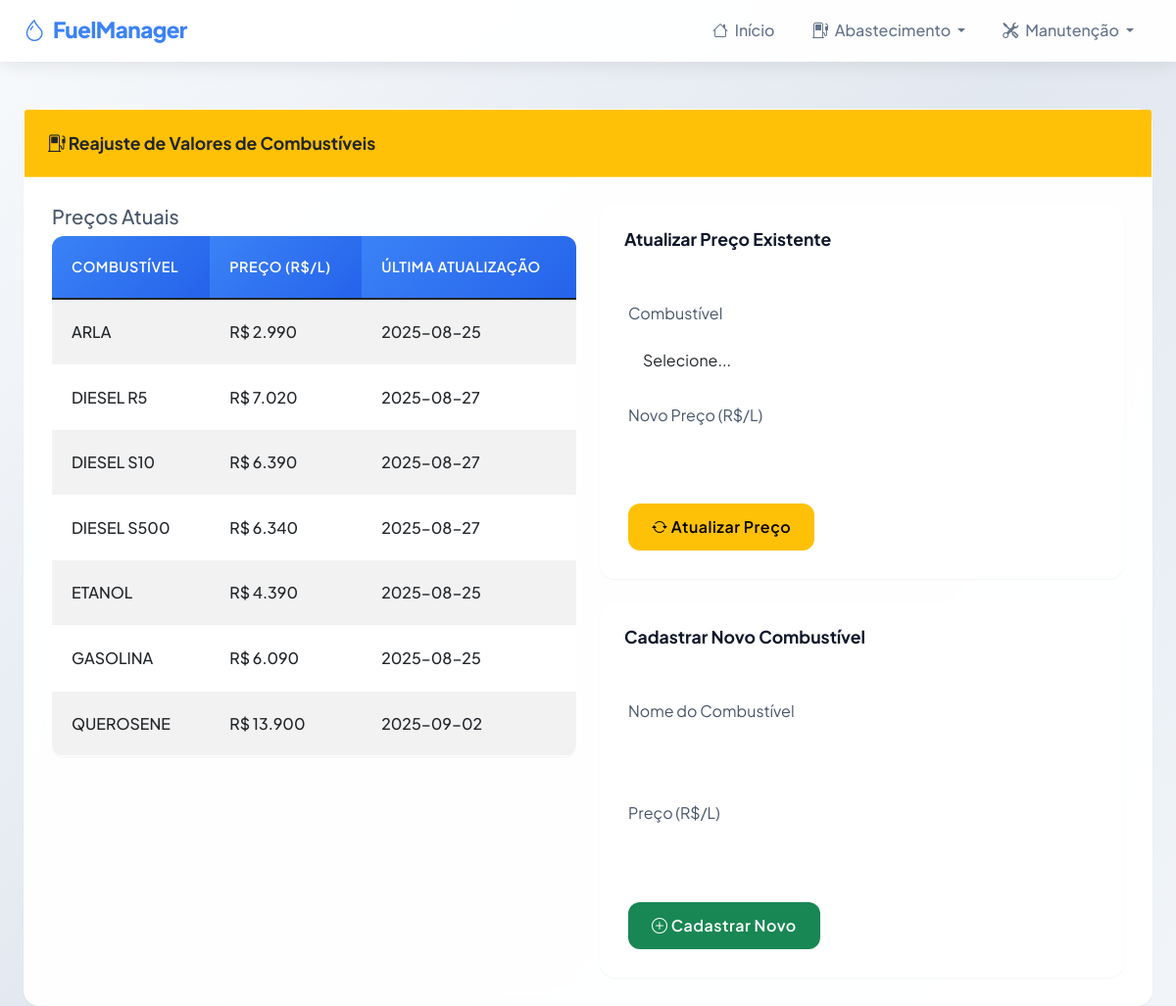
Page /reajuste-combustiveis on the earlier database version.
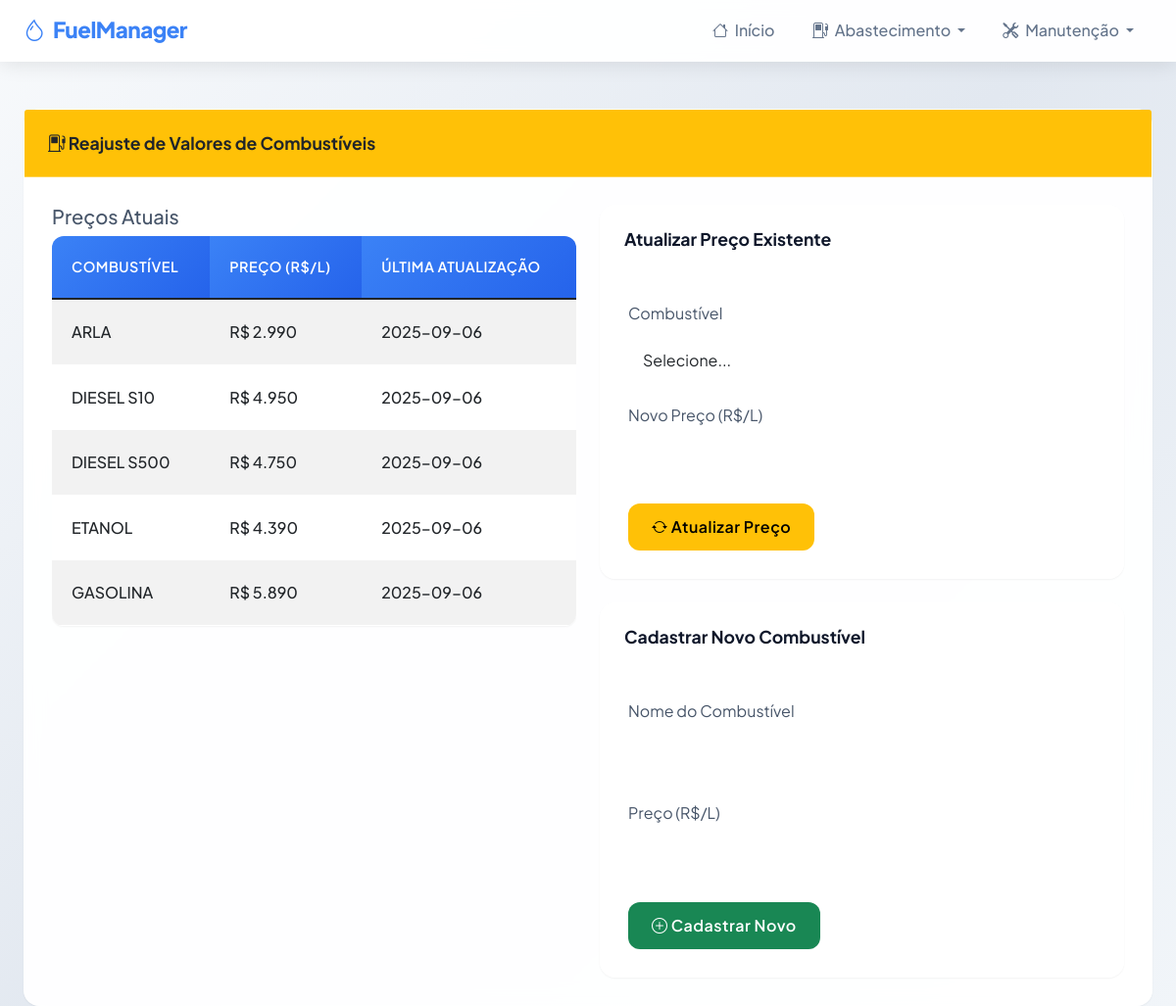
Same page on the later database version.
### tables this page shows
CREATE TABLE precos_combustivel (
        id INTEGER PRIMARY KEY AUTOINCREMENT,
        combustivel TEXT NOT NULL UNIQUE,
        preco REAL NOT NULL,
        data_atualizacao TEXT NOT NULL
    );

### app.py (the view, shortened to what this page needs)
@app.route('/reajuste-combustiveis', methods=['GET', 'POST'])
def reajuste_combustiveis():
    precos = obter_precos_combustivel()
    return render_template('reajuste_combustiveis.html', precos=precos, active_page='combustiveis')

### app.py (called while the page is built)
@app.context_processor
def inject_now():
    return {'now': datetime.now()}

### database.py (called while the page is built)
def obter_precos_combustivel():
    conn = sqlite3.connect('abastecimentos.db')
    query = "SELECT combustivel, preco, data_atualizacao FROM precos_combustivel ORDER BY combustivel"
    df = pd.read_sql(query, conn)
    conn.close()
    return df.to_dict('records')

### templates/reajuste_combustiveis.html (shortened to what this page needs)
{% extends "base.html" %}
{% block content %}
<div class="card">
    <div class="card-header bg-warning text-dark">
        <i class="bi bi-fuel-pump"></i> Reajuste de Valores de Combustíveis
    </div>
    <div class="card-body">
        <div class="row">
            <div class="col-md-6">
                <h5>Preços Atuais</h5>
                <div class="table-responsive">
                    <table class="table table-striped">
                        <thead>
                            <tr>
                                <th>Combustível</th>
                                <th>Preço (R$/L)</th>
                                <th>Última Atualização</th>
                            </tr>
                        </thead>
                        <tbody>
                            {% for preco in precos %}
                            <tr>
                                <td>{{ preco.combustivel }}</td>
                                <td>R$ {{ "%.3f"|format(preco.preco) }}</td>
                                <td>{{ preco.data_atualizacao }}</td>
                            </tr>
                            {% endfor %}
                        </tbody>
                    </table>
                </div>
            </div>
            <div class="col-md-6">
                <div class="card mb-4">
                    <div class="card-header">Atualizar Preço Existente</div>
                    <div class="card-body">
                        <form method="POST" action="/reajuste-combustiveis">
                            <div class="mb-3">
                                <label class="form-label">Combustível</label>
                                <select class="form-select" name="combustivel" required>
                                    <option value="">Selecione...</option>
                                </select>
                            </div>
                            <div class="mb-3">
                                <label class="form-label">Novo Preço (R$/L)</label>
                                <input type="number" step="0.001" class="form-control" name="novo_preco" required>
                            </div>
                            <button type="submit" class="btn btn-warning">
                                <i class="bi bi-arrow-repeat"></i> Atualizar Preço
                            </button>
                        </form>
                    </div>
                </div>
                <div class="card">
                    <div class="card-header">Cadastrar Novo Combustível</div>
                    <div class="card-body">
                        <form method="POST" action="/reajuste-combustiveis">
                            <div class="mb-3">
                                <label class="form-label">Nome do Combustível</label>
                                <input type="text" class="form-control" name="novo_combustivel" required>
                            </div>
                            <div class="mb-3">
                                <label class="form-label">Preço (R$/L)</label>
                                <input type="number" step="0.001" class="form-control" name="novo_preco" required>
                            </div>
                            <button type="submit" class="btn btn-success">
                                <i class="bi bi-plus-circle"></i> Cadastrar Novo
                            </button>
                        </form>
                    </div>
                </div>
            </div>
        </div>
    </div>
</div>
{% endblock %}

### templates/base.html (shortened to what this page needs)
<!DOCTYPE html>
<html lang="pt-BR">
<head>
    <link href="https://cdn.jsdelivr.net/npm/bootstrap@5.1.3/dist/css/bootstrap.min.css" rel="stylesheet">
    <link rel="stylesheet" href="https://cdn.jsdelivr.net/npm/bootstrap-icons@1.8.1/font/bootstrap-icons.css">
</head>
<body class="gradient-bg">
    <nav class="navbar navbar-expand-lg navbar-light sticky-top">
        <div class="container">
            <a class="navbar-brand" href="/">
                <i class="bi bi-droplet me-2"></i>FuelManager
            </a>
            <div class="collapse navbar-collapse" id="navbarNav">
                <ul class="navbar-nav ms-auto">
                    <li class="nav-item">
                        <a class="nav-link {{ 'active' if active_page == 'index' }}" href="/">
                            <i class="bi bi-house me-1"></i> Início
                        </a>
                    </li>
                    <li class="nav-item dropdown">
                        <a class="nav-link dropdown-toggle {{ 'active' if active_group == 'abastecimento' }}" href="#" role="button" data-bs-toggle="dropdown">
                            <i class="bi bi-fuel-pump me-1"></i> Abastecimento
                        </a>
                    </li>
                    <li class="nav-item dropdown">
                        <a class="nav-link dropdown-toggle {{ 'active' if active_group == 'manutencao' }}" href="#" role="button" data-bs-toggle="dropdown">
                            <i class="bi bi-tools me-1"></i> Manutenção
                        </a>
                    </li>
                </ul>
            </div>
        </div>
    </nav>
    <div class="container mt-5">
        {% block content %}{% endblock %}
    </div>
</body>
</html>

### templates/base.html (style rules this page uses)
:root { --primary: #3b82f6; --primary-dark: #2563eb; --secondary: #94a3b8; --success: #22c55e; --warning: #f97316; --danger: #ef4444; --light: #f1f5f9; --dark: #0f172a; --border: #cbd5e1; --card-shadow: 0 1px 2px rgba(0, 0, 0, 0.05); --hover-shadow: 0 8px 25px rgba(0, 0, 0, 0.1); --glass: rgba(255, 255, 255, 0.95); }
body { font-family: 'Plus Jakarta Sans', sans-serif; background: linear-gradient(135deg, #f8fafc 0%, #e2e8f0 100%); color: #475569; line-height: 1.6; min-height: 100vh; }
.navbar { background: rgba(255, 255, 255, 0.95); backdrop-filter: blur(10px); border-bottom: 1px solid rgba(255, 255, 255, 0.2); box-shadow: 0 2px 20px rgba(0, 0, 0, 0.1); padding: 0.5rem 0; }
.navbar-brand { font-weight: 800; font-size: 1.4rem; color: var(--primary) !important; letter-spacing: -0.5px; }
.nav-link { color: #64748b !important; font-weight: 500; padding: 0.5rem 1rem !important; margin: 0 0.2rem; border-radius: 10px; transition: all 0.3s cubic-bezier(0.4, 0, 0.2, 1); position: relative; }
.card { border: none; border-radius: 16px; box-shadow: var(--card-shadow); transition: all 0.4s cubic-bezier(0.4, 0, 0.2, 1); background: var(--glass); backdrop-filter: blur(10px); border: 1px solid rgba(255, 255, 255, 0.2); }
.card-header { background: transparent; color: var(--dark); border: none; border-bottom: 1px solid rgba(255, 255, 255, 0.3); padding: 1.25rem 1.5rem; font-weight: 700; font-size: 1.1rem; }
.card-body { padding: 1.75rem; }
.btn { border-radius: 12px; font-weight: 600; padding: 0.75rem 1.5rem; transition: all 0.3s cubic-bezier(0.4, 0, 0.2, 1); border: none; letter-spacing: 0.5px; }
.table { border-radius: 12px; overflow: hidden; box-shadow: var(--card-shadow); background: var(--glass); backdrop-filter: blur(10px); }
.table th { background: linear-gradient(135deg, var(--primary), var(--primary-dark)); color: white; font-weight: 600; border: none; padding: 1.25rem; font-size: 0.9rem; text-transform: uppercase; letter-spacing: 0.5px; }
.table td { padding: 1.25rem; border-color: rgba(255, 255, 255, 0.3); vertical-align: middle; font-weight: 500; }
.form-control, .form-select { border: 1px solid rgba(255, 255, 255, 0.3); border-radius: 12px; padding: 0.875rem; transition: all 0.3s ease; background: rgba(255, 255, 255, 0.8); }
.container { max-width: 1400px; padding: 0 1.5rem; }
.gradient-bg { background: linear-gradient(135deg, #f8fafc 0%, #e2e8f0 50%, #f1f5f9 100%); }

Differences in the rows shown:
removed precos_combustivel: combustivel "DIESEL R5", preco "7.020", data_atualizacao "2025-08-27"
removed precos_combustivel: combustivel "QUEROSENE", preco "13.900", data_atualizacao "2025-09-02"
changed precos_combustivel "ARLA": data_atualizacao "2025-08-25" → "2025-09-06"
changed precos_combustivel "DIESEL S10": preco "6.390" → "4.950"; data_atualizacao "2025-08-27" → "2025-09-06"
changed precos_combustivel "DIESEL S500": preco "6.340" → "4.750"; data_atualizacao "2025-08-27" → "2025-09-06"
changed precos_combustivel "ETANOL": data_atualizacao "2025-08-25" → "2025-09-06"
changed precos_combustivel "GASOLINA": preco "6.090" → "5.890"; data_atualizacao "2025-08-25" → "2025-09-06"
